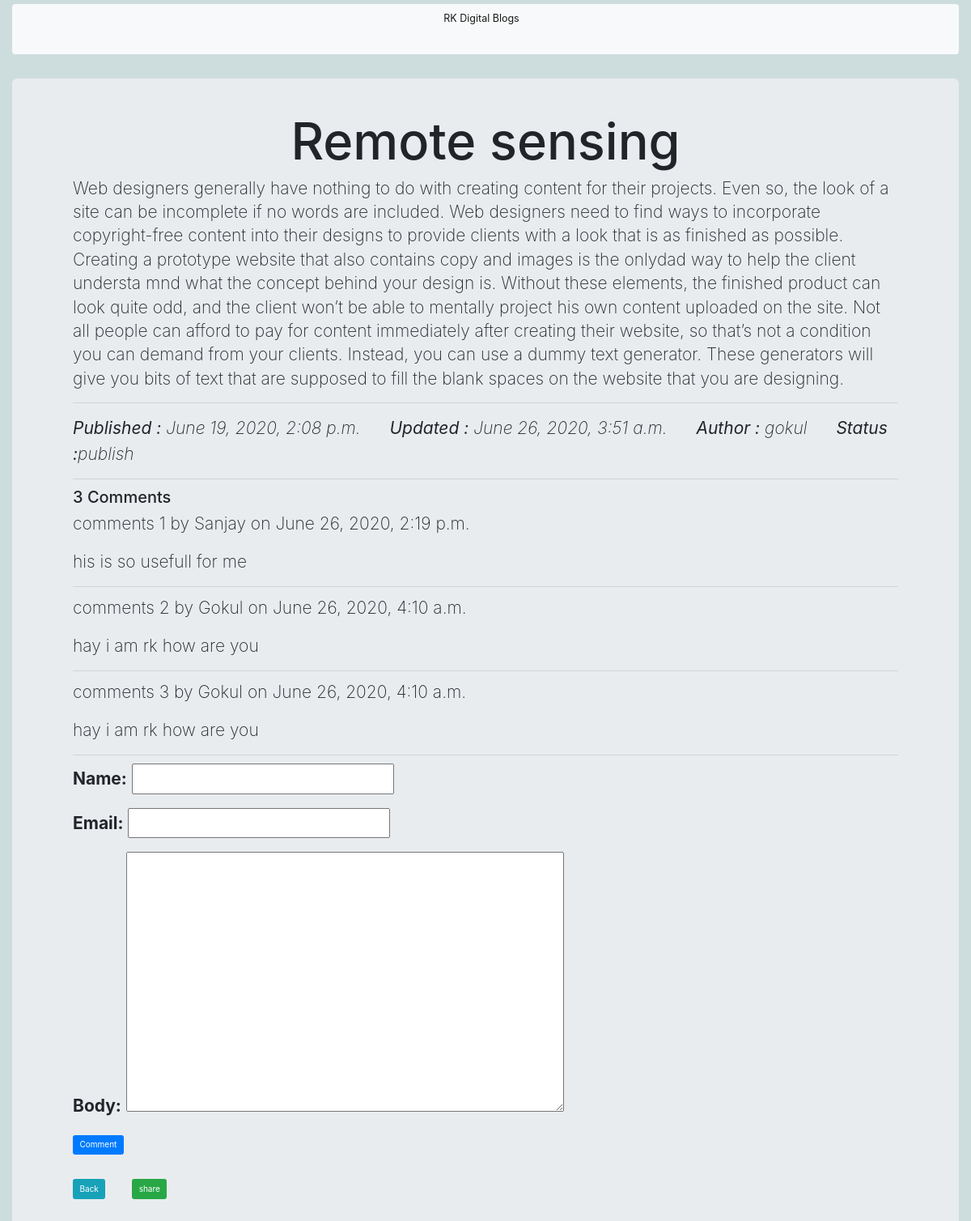
The app's page /read/8 with its own data.
### myapp/models.py (models this page shows, shortened)
class Post(models.Model):
    STATUS_CHOICE=(('draft','Draft'),('publish','Published'))
    title=models.CharField(max_length=100)
    slug=models.SlugField(max_length=260,unique_for_date='publish')
    author=models.ForeignKey(User,related_name='block_post',on_delete=models.CASCADE)
    body=models.TextField()
    publish=models.DateTimeField(default=timezone.now)
    created=models.DateTimeField(auto_now_add=True)
    updated=models.DateTimeField(auto_now=True)
    status=models.CharField(max_length=15,choices=STATUS_CHOICE,default='draft')
    objects=CustomManager()
    tags=TaggableManager()

class comment(models.Model):
    post=models.ForeignKey(Post,related_name='comment',on_delete=Post)
    name=models.CharField(max_length=120)
    email=models.EmailField()
    body=models.TextField()
    created=models.DateTimeField(auto_now_add=True)
    updated=models.DateTimeField(auto_now=True)
    active=models.BooleanField(default=True)
    objects=CustomManager()

### myapp/views.py (the view)
# urls.py: path('read/<int:pk>',views.post_detail,name='post_detail'),
def post_detail(Request,pk):
    post=Post.objects.get(id=pk)
    comments=post.comment.filter(active=True)
    csubmit=False
    if Request.method=="POST":
        form=commentForm(Request.POST)
        if form.is_valid():
            new_comment=form.save(commit=False)
            new_comment.post=post
            new_comment.save()
            csubmit=True
    else:
        form=commentForm()
    MY_DICT={'post':post,'form':form,'comment':comments,'cs':csubmit}
    return render(Request,'myapp/details_post.html',MY_DICT)

### myapp/forms.py
class commentForm(forms.ModelForm):
    class Meta:
        model=comment
        fields=('name','email','body')

### myapp/models.py (called while the page is built)
        def get_queryset(self):
            return super().get_queryset().filter(status='publish')

        def get_queryset(self):
            return super().get_queryset().order_by('-created')

### templates/myapp/details_post.html (shortened to what this page needs)
{% extends 'myapp/base.html' %}
{% block rk %}
<div class="jumbotron mt-5 ">
<div class="container">
    <h1 class="text-center">{{post.title}}</h1>
    <p class="lead">{{post.body}} </p>
    <hr class="my-4">
    <p class="font-italic"><b>Published : </b>{{post.publish}} <b class="ml-5">Updated : </b>{{post.updated}} <b class="ml-5">Author : </b>{{post.author}} <b class="ml-5">Status :</b>{{post.status}}</p>
     <hr>
    {% with comment.count as comment_count %}
    <h2>{{comment_count}} Comment{{comment_count|pluralize}}</h2>
    {% endwith %}
    {% if comment %}
     {% for com in comment %}
     <b><p>comments {{forloop.counter}} by {{com.name|title}} on {{com.created}}</p></b>
     <p>{{com.body|linebreaks}}</p>
     <hr>
     {% endfor %}
    {% else %}
    <p> There are NO comments Yet ..!!</p>
    {% endif %}
     <form method="POST">
     {{form.as_p}}
     <input type="submit" class="btn btn-primary mb-5" value="Comment">
     </form>
    <a href="../block" class="btn btn-info">Back</a>
    <a href="../{{post.id}}/share" class="btn btn-success text-right ml-5">share</a>
    </div>
  </div>
{% endblock %}

### static/css/style.css (style rules this page uses)
body { background-color: #cddddd; }

### records on screen
Post: title "Remote sensing", body "Web designers generally have nothing to do with creating content for their projects. Even so, the look of a site can be incomplete if no words are included. Web designers need to find ways to incorporate copyright-free content into their designs to provide clients with a look that is as finished as possible. Creating a prototype website that also contains copy and images is the onlydad way to help the client understa mnd what the concept behind your design is. Without these elements, the finished product can look quite odd, and the client won’t be able to mentally project his own content uploaded on the site. Not all people can afford to pay for content immediately after creating their…", publish "June 19, 2020, 2:08 p.m.", updated "June 26, 2020, 3:51 a.m.", author "gokul", status "publish"
comment: name "Sanjay", created "June 26, 2020, 2:19 p.m.", body "his is so usefull for me"
comment: name "Gokul", created "June 26, 2020, 4:10 a.m.", body "hay i am rk how are you"
comment: name "Gokul", created "June 26, 2020, 4:10 a.m.", body "hay i am rk how are you"

### other values on screen
{{ comment_count }} "3"
